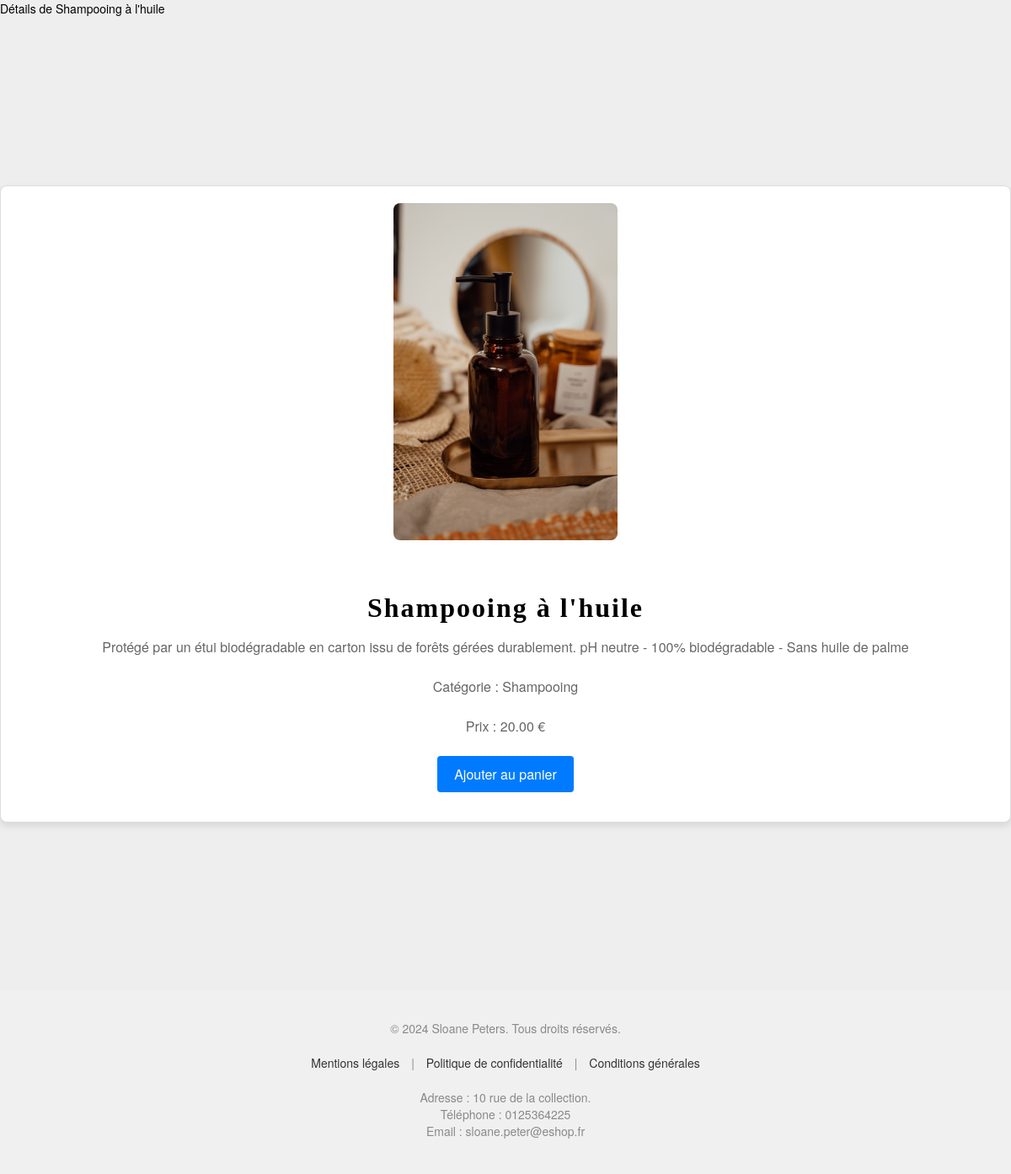
/products/products/1/, run on the app's committed database.
### shop/models.py (models this page shows, shortened)
class Product(models.Model):
    category = models.ForeignKey(Category, related_name='products', on_delete=models.CASCADE)
    name = models.CharField(max_length=255)
    price = models.DecimalField(decimal_places=2, max_digits=10)
    description = models.TextField()
    image = models.ImageField(upload_to='shop', null=True, blank=True)
    quantity = models.IntegerField(default=0)

class Category(models.Model):
    name = models.CharField(max_length=100, null=True, blank=True)
    description = models.TextField(null=True, blank=True)
    image = models.ImageField(upload_to='shop', null=True, blank=True)
    class Meta:
        app_label = 'shop'
    def __str__(self):
        return self.name

### shop/views.py (the view)
def product_detail(request, product_id):
    product = get_object_or_404(Product, id=product_id)
    return render(request, 'product_detail.html', {'product': product})

### templates/product_detail.html
{% load static %}
{% block title %}
    Détails de {{ product.name }}
{% endblock %}
{% block body %}
<link rel="stylesheet" href="{% static 'css/style.css' %}">
    <main class="container">
        <section class="product-detail">
            <div class="product-detail-image">
                    <img src="{{ product.image.url }}" style= height:400px alt="{{ product.name }}">
            </div>
            <div class="product-info">
                <h1>{{ product.name }}</h1>
                <p>{{ product.description }}</p>
                <p>Catégorie : {{ product.category }}</p>
                <p>Prix : {{ product.price }} €</p>
                {% if product.quantity > 0 %}
<a href="{% url 'cart_add' product.id %}" class="btn btn-primary">Ajouter au panier</a>
                {% else %}
                    <p class="text-danger">Temporairement en rupture de stock</p>
                {% endif %}
            </div>
        </section>
    </main>
    <footer class="footer">
        <p>&copy; 2024 Sloane Peters. Tous droits réservés.</p>
        <p>
            <a href="#">Mentions légales</a> |
            <a href="#">Politique de confidentialité</a> |
            <a href="#">Conditions générales</a>
        </p>
        <p>
            Adresse : 10 rue de la collection.<br>
            Téléphone : 0125364225<br>
            Email : sloane.peter@eshop.fr
        </p>
    </footer>
{% endblock %}

### static/css/style.css (style rules this page uses)
h1, h2, h3, h4, h5, h6 { clear: both; font-family: "Patua One", serif; letter-spacing: 2px; }
p { margin-bottom: 1.5em; color: #898989; }
.footer { background-color: #f0f0f0; padding: 20px 0; text-align: center; font-size: 14px; color: #333; }
.footer a { color: #333; text-decoration: none; margin: 0 10px; }
.product-info { padding: 15px; text-align: center; }
.product-detail { display: flex; flex-direction: column; align-items: center; gap: 20px; padding: 20px; border: 1px solid #ddd; border-radius: 8px; box-shadow: 0 4px 8px rgba(0, 0, 0, 0.1); background-color: #fff; margin: 200px auto; }
.product-detail-image img { width: 100%; max-width: 500px; height: auto; border-radius: 8px; }
.product-info { text-align: center; }
.product-info h1 { font-size: 2rem; margin-bottom: 10px; }
.product-info p { font-size: 1rem; color: #666; }
.product-info .btn-primary { display: inline-block; padding: 10px 20px; font-size: 1rem; color: #fff; background-color: #007bff; border: none; border-radius: 4px; text-decoration: none; transition: background-color 0.3s ease; }

### data on the page
Product: name "Shampooing à l'huile", image (picture), description "Protégé par un étui biodégradable en carton issu de forêts gérées durablement. pH neutre - 100% biodégradable - Sans huile de palme", category "Shampooing", price "20.00"
